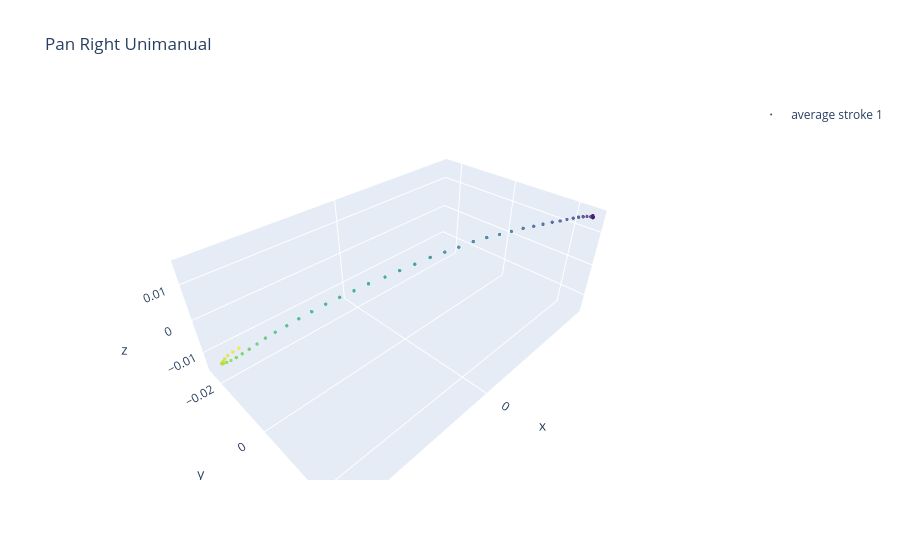

The cell this chart's notebook holds for it:
### Markdown cell above
Quick graph based on unimanual csv file

### Code cell
file_path = 'C:\\Users\\katie\\Documents\\cpsc\\VRelax\\gestureInterface\\AvgStrokeTemplates\\ZoomInBi.csv'

df = pd.read_csv(file_path)
fig = go.Figure()

fig.add_trace(go.Scatter3d(
x=df['stroke1_controller_translation_x'],
y=df['stroke1_controller_translation_y'],
z=df['stroke1_controller_translation_z'],
mode='markers',
marker=dict(
    size=2,
    color=df.index,
    colorscale='viridis',  # colorscale
    opacity=0.8,
),
name='average stroke 1',
showlegend=True))

fig.update_layout(
    title_text='Pan Right Unimanual', 
    scene_aspectmode='data'
)
fig.show()
